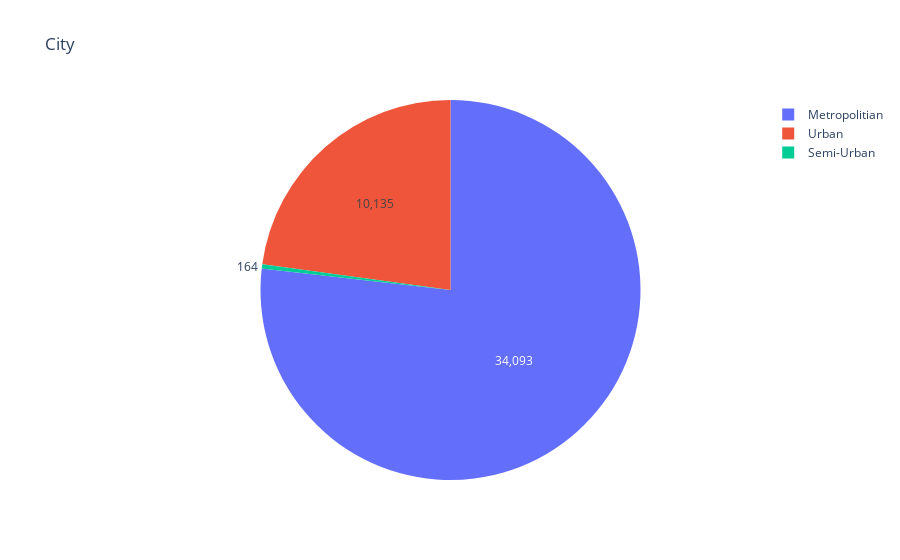

Notebook source saved alongside this figure:
### Code cell
x = df['City'].value_counts()

trace = go.Pie(labels = x.index, values = x, textinfo= 'value')

layout = go.Layout(title = "City")

fig = go.Figure(data= [trace], layout= layout)

py.iplot(fig, image_width = 25, image_height = 25)

### Figure 1 — Plotly figure (JSON) as saved in the notebook; plotly's stock layout.template omitted (floating-point values rounded to 4 significant figures)
{"data": [{"labels": ["Metropolitian", "Urban", "Semi-Urban"], "textinfo": "value", "type": "pie", "values": [34093, 10135, 164]}], "layout": {"title": {"text": "City"}}}
